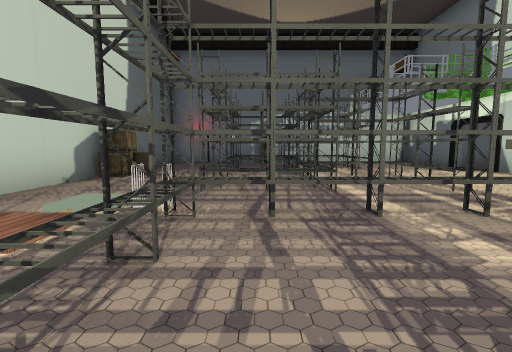
[1] (above)

15 first-person views from a walk through a scene from a Unity 3-D project. The camera is 1.2 m above the floor, tilts 6° down and sees 85° across. Doors are open. The floor is counted in squares, 1.89 m on a side. Each view is taken from the middle of a square. On the plan, view 1 faces up. The plan holds only what a view shows up to about 9 squares ahead; the rest is blank. The place goes on beyond the plan. The player is left out. Some surface patterns are stand-ins.

[2]
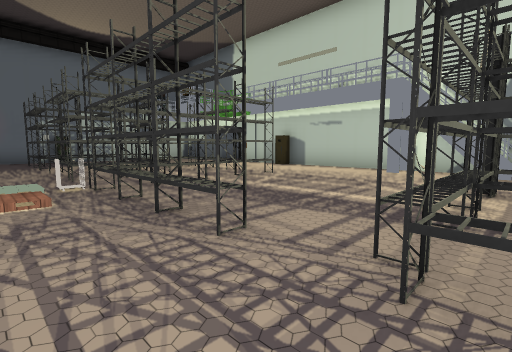

[3]
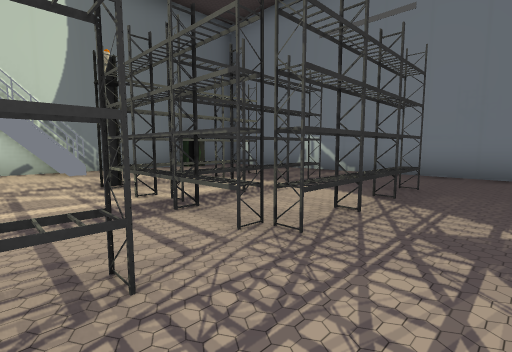

[4]
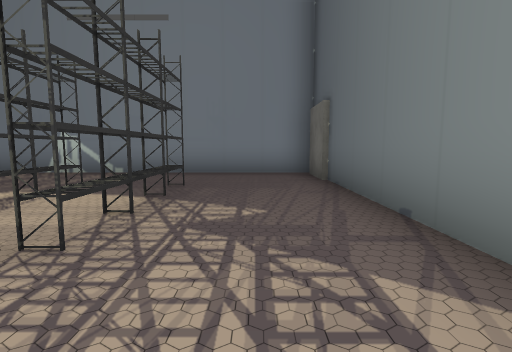

[5]
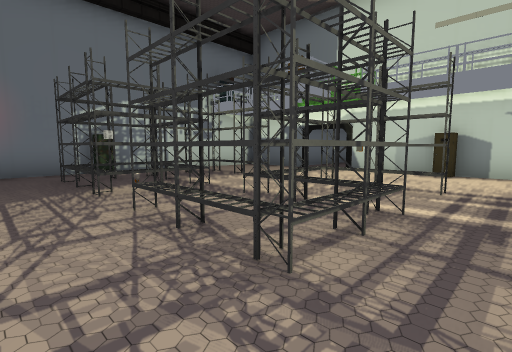

[6]
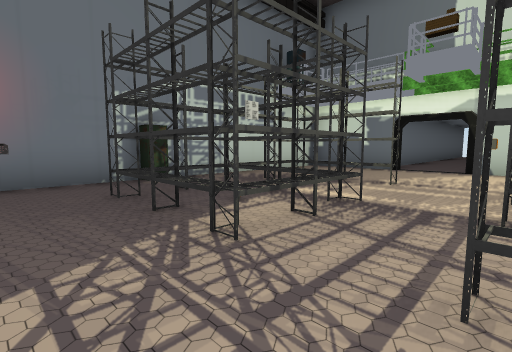

[7]
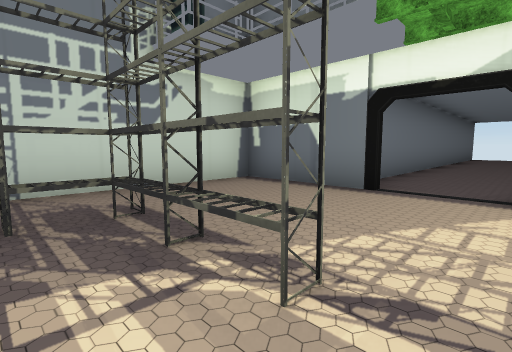

[8]
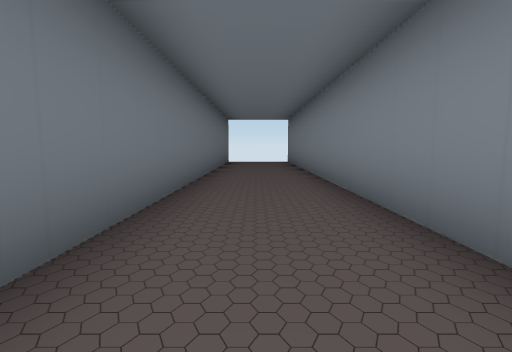

[9]
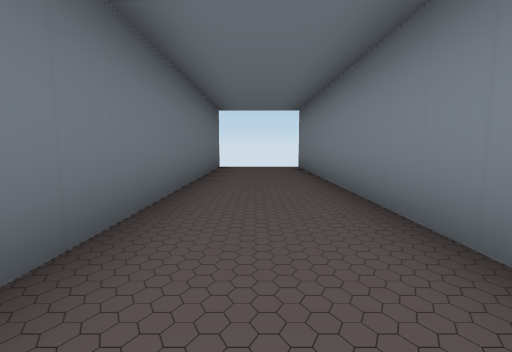

[10]
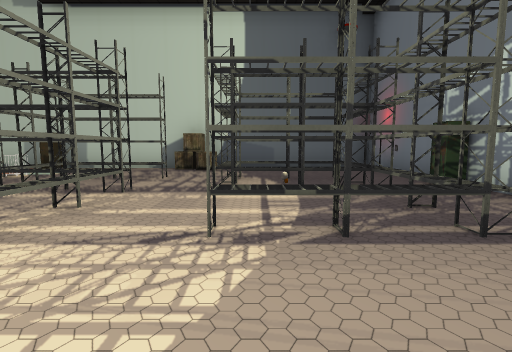

[11]
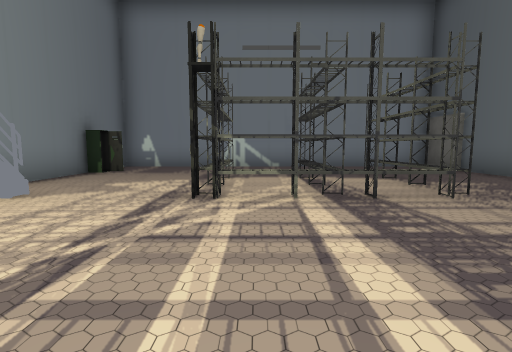

[12]
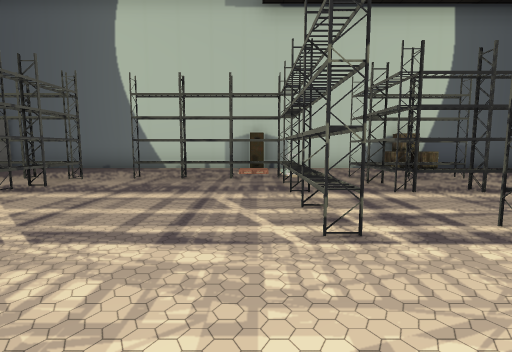

[13]
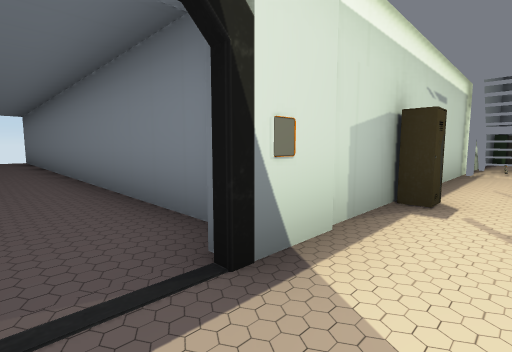

[14]
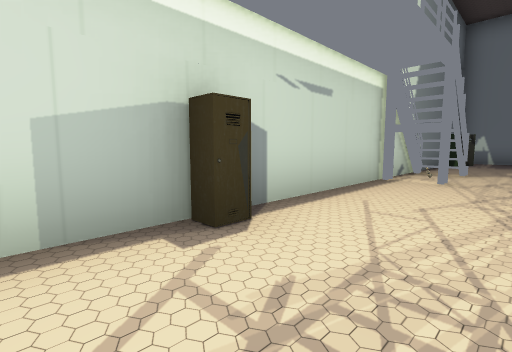

[15]
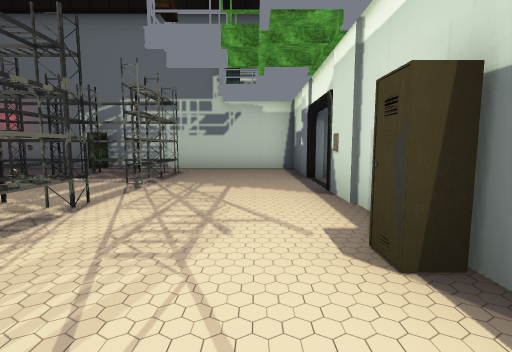

### Floor plan
Points are (right, up) in squares from view 1. A wall is a line through its corners. A room is listed if a view was taken in it or the views show most of it. See-through windows are left out.
Room 1 (views 1, 2, 3, 4, 5, 6, 7, 10, 11, 12, 13, 14, 15)
walls: (-3.4, 5.6) (-3.4, -6.6); (5.1, -1.8) (5.1, -0.5); (5.9, -1.4) (5.9, -0.5); (6.1, 8.6) (6.1, 11.4) (-3.4, 11.4) (-3.4, 7.4); (6.1, -4.2) (6.1, 6.6); (-3.4, -6.9) (6.1, -6.9)
ways out: opening at (5, 7) to room 2; open door at (6, 8) to room 2; open door at (0.5, -6.5); open door at (6.5, 11)
objects: other object (-3, 2); other object (-3, 6); other object (-3, 7); other object (-2, 11); other object (-1, -4); other object (-1, -3); other object (-1, -2); other object (-1, 0); other object (-1, 1); other object (-1, 2); other object (-1, 3); other object (-1, 4); other object (-1, 5) to (-1, 6); other object (-1, 8); other object (-1, 9); other object (0, -2); other object (0, 3); other object (0, 4); other object (0, 8); other object (0, 10); other object (0, 11); other object (1, -4); other object (1, -3); other object (1, -2); other object (1, 3); other object (1, 4); other object (1, 5); other object (1, 6) to (2, 6); other object (1, 8); other object (1, 9); other object (1, 10); other object (2, -2); other object (2, 3); other object (2, 10); other object (3, -4); other object (3, -3); other object (3, -2); other object (3, -1); other object (3, 3); other object (3, 4); other object (3, 5); other object (3, 6); other object (3, 8); other object (3, 9); other object (3, 10); other object (6, -5); other object (6, 5)
Room 2 (views 8, 9)
walls: (6.9, 6.7) (18.9, 6.7); (6.5, 8.6) (6.1, 8.6); (18.9, 9.2) (6.4, 9.2)
ways out: opening at (5, 7) to room 1; open door at (6, 8) to room 1; gap at (19, 9)
objects: other object (6, 7)

Positions as (right, up) in squares from view 1, and headings:
1: (0, 0), facing up
2: (-2, -2), facing up-right
3: (-2, 0), facing down-right
4: (-2, 0), facing down
5: (-2, 3), facing up-right
6: (-2, 6), facing up-right
7: (2, 7), facing up-right
8: (7, 8), facing right
9: (10, 8), facing right
10: (5, 8), facing left
11: (2, 2), facing down
12: (5, 2), facing left
13: (5, 8), facing down-right
14: (4, 6), facing down-right
15: (5, 3), facing up
